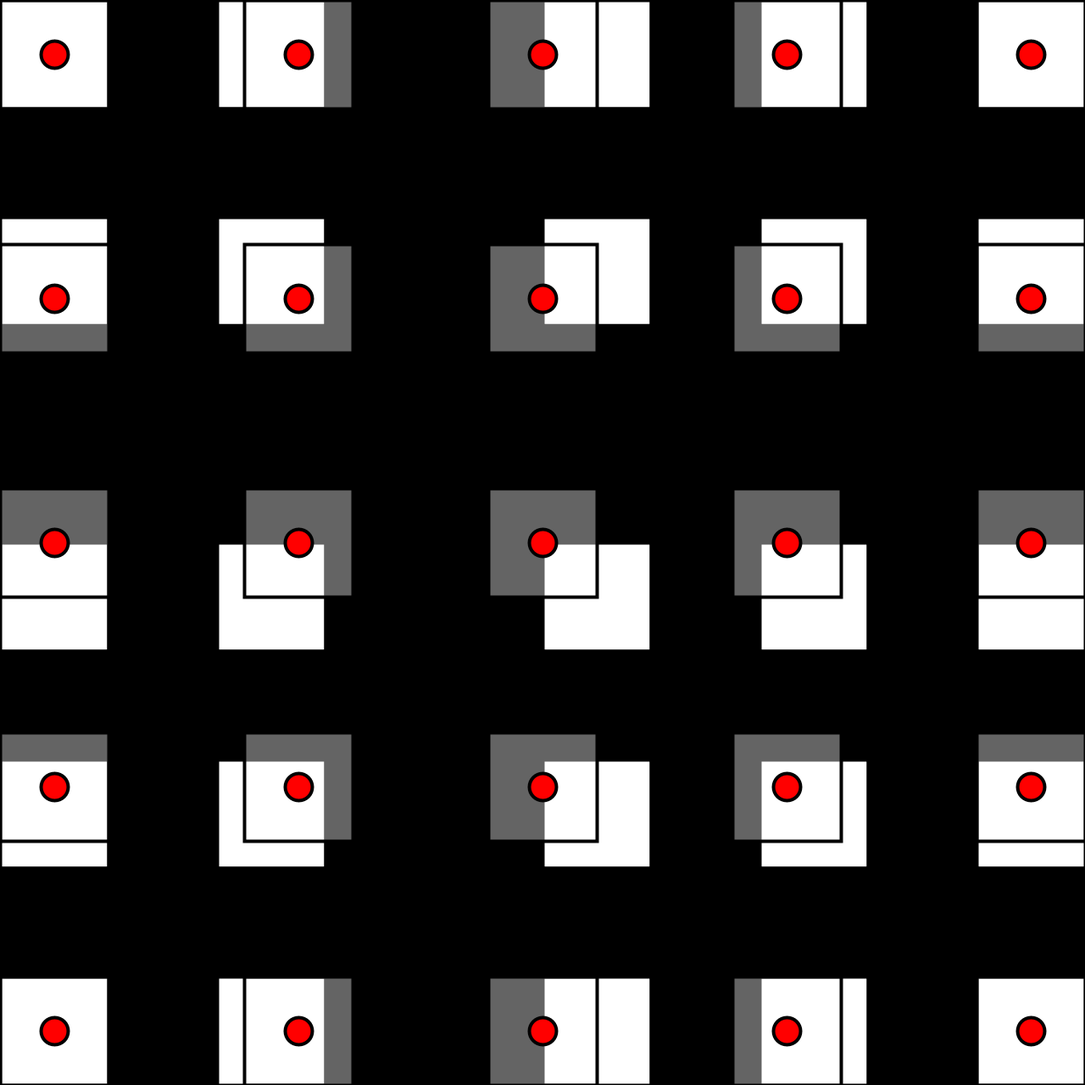
Frame 1 (no input)
Frame 2 (the mouse pressed at the canvas centre, redrawn once): identical to frame 1, image omitted

The Processing sketch that drew this single still picture (run headless with seeded random() and noise(); the mouse was pressed at the canvas centre and the sketch redrawn once):

// Processing sketch: GridLines
// ── GridLines.pde
int resolution = 128;

void setup()
{
  // Call this first to set the width and height variables to the correct sizes.
  //fullScreen();
  //size(512, 512);
  size(1280, 1280);
}


void draw()
{
    background(255);
  
    stroke(45, 45, 45);
    strokeWeight(1);
    //drawLines(16);
    
    stroke(30, 30, 30);
    strokeWeight(1.5);
    //drawLines(32);
    
    stroke(15, 15, 15);
    strokeWeight(2);
    drawLines(64);
    
    stroke(0, 0, 0);
    strokeWeight(4);
    drawLines(128);
    
    stroke(0, 0, 0);
    strokeWeight(8);
    //drawLines(256);
  
    strokeWeight(4);
  
    int n = 4;
    for(int x = 0; x <= n; x++)
    for(int y = 0; y <= n; y++)
    {
      int pixel_x = resolution*x/n;
      int pixel_y = resolution*y/n;
          
      drawImage(x*resolution*2, y*resolution*2, pixel_x, pixel_y);
      //save("out_" + x +"_" + y+".png");
    }
  
  save("output.png");
  noLoop();
  
}

void drawImage(int loc_x, int loc_y, int pixel_x, int pixel_y)
{
 
  int px = pixel_x;
  int py = pixel_y;
  
  pixel_x = (pixel_x + resolution/2)/resolution*resolution;
  pixel_y = (pixel_y + resolution/2)/resolution*resolution;
  
  //fill(
    
  stroke(0, 0, 0);
  fill(255, 0, 0);
  int size = 10;
  
  textSize(resolution/2);
  textAlign(CENTER, CENTER);
  int index = 0;
  
  
  for(int x = resolution/2; x < width;  x += resolution)
  for(int y = resolution/2; y < height; y += resolution)
  for(int i = 0; i < 1; i++)
  {
    
     //ellipse(x + random(resolution), y + random(resolution), size, size);
     //ellipse(x + resolution/2, y + resolution/2, size, size);

     //text("" + index, x, y);    
     index++;
  }
  
  int res = resolution;
  double per_x = (resolution - pixel_x)*1.0/resolution;
  double per_y = (resolution - pixel_y)*1.0/resolution;


  // Draw all 4 rectangles.
  fill((int)(per_x*per_y*255));
  rect(loc_x, loc_y, res, res);
  
  fill((int)((1.0 - per_x)*per_y*255));
  rect(loc_x + res, loc_y, res, res);
 
  fill((int)(per_x*(1.0 - per_y)*255));
  rect(loc_x, loc_y + res, res, res);
  
  fill((int)((1.0 - per_x)*(1.0  - per_y)*255));
  rect(loc_x + res, loc_y + res, res, res);
  
  noFill();
  
  // -- draw the pixel virtual bounding box.
  fill(255, 255, 255, 100);
  rect(loc_x + px, loc_y + py, resolution, resolution);
  
  // Draw the small point of the sample.
  fill(255, 0, 0);
  ellipse(loc_x + px + resolution/2,
          loc_y + py + resolution/2,
          resolution/4, resolution/4);
}

void drawLines(int resolution)
{
  // Draw horizontal lines.
  for(int y = 0; y < height;  y += resolution)
  {    
    line(0, y, width, y); 
  }
  
  // Draw Vertical Lines.
  for(int x = 0; x < width; x += resolution)
  {
    line(x, 0, x, height); 
  } 
}

void keyPressed()
{
  
  // If the user presses space, then this program will save a nice transparent image of the fractal in the local file output.png.
  if (key == ' ')
  {
    save("output.png");
    
  }
  
  
}
